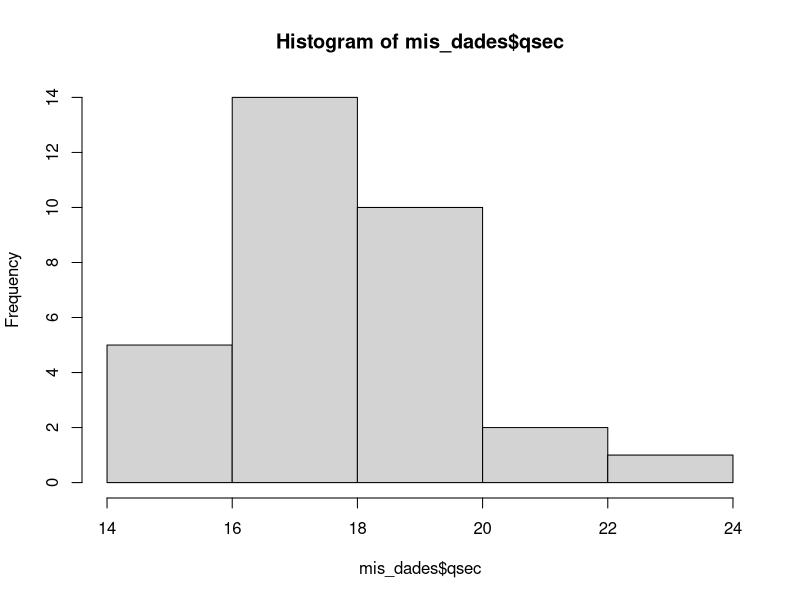

Recreate this plot in R.
#Codigo para problema 1
mis_dades <- mtcars
mis_dades
#mitjana qsec
mis_dades$qsec
#ordenar
sort(mis_dades$qsec)
#tallarlo en intervals + dir quants temps hi han a cada interval
cut(mis_dades$qsec, breaks=4)
qsec_intervalos <- cut(mis_dades$qsec, breaks=4)
qsec_intervalos
table(qsec_intervalos)

hist(mis_dades$qsec, breaks= 4)
     
